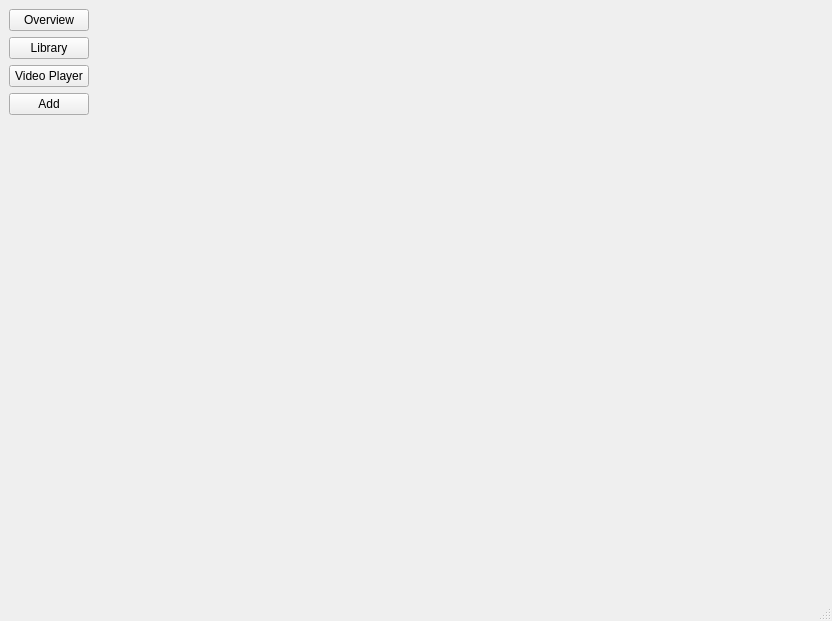
<?xml version="1.0" encoding="UTF-8"?>
<ui version="4.0">
 <class>MainWindow</class>
 <widget class="QMainWindow" name="MainWindow">
  <property name="geometry">
   <rect>
    <x>0</x>
    <y>0</y>
    <width>832</width>
    <height>621</height>
   </rect>
  </property>
  <property name="windowTitle">
   <string>MainWindow</string>
  </property>
  <property name="autoFillBackground">
   <bool>false</bool>
  </property>
  <widget class="QWidget" name="centralwidget">
   <property name="maximumSize">
    <size>
     <width>16777215</width>
     <height>16777215</height>
    </size>
   </property>
   <layout class="QHBoxLayout" name="horizontalLayout_2">
    <item>
     <layout class="QHBoxLayout" name="horizontalLayout">
      <property name="sizeConstraint">
       <enum>QLayout::SetDefaultConstraint</enum>
      </property>
      <item>
       <layout class="QVBoxLayout" name="SideBar">
        <item>
         <widget class="QPushButton" name="OverviewButton">
          <property name="text">
           <string>Overview</string>
          </property>
         </widget>
        </item>
        <item>
         <widget class="QPushButton" name="LibraryButton">
          <property name="text">
           <string>Library</string>
          </property>
         </widget>
        </item>
        <item>
         <widget class="QPushButton" name="VideoPlayerButton">
          <property name="text">
           <string>Video Player</string>
          </property>
         </widget>
        </item>
        <item>
         <widget class="QPushButton" name="AddButton">
          <property name="text">
           <string>Add</string>
          </property>
         </widget>
        </item>
        <item>
         <spacer name="verticalSpacer">
          <property name="orientation">
           <enum>Qt::Vertical</enum>
          </property>
          <property name="sizeHint" stdset="0">
           <size>
            <width>20</width>
            <height>40</height>
           </size>
          </property>
         </spacer>
        </item>
       </layout>
      </item>
      <item>
       <widget class="QStackedWidget" name="stackedWidget">
        <property name="sizePolicy">
         <sizepolicy hsizetype="Preferred" vsizetype="Preferred">
          <horstretch>0</horstretch>
          <verstretch>0</verstretch>
         </sizepolicy>
        </property>
        <property name="currentIndex">
         <number>1</number>
        </property>
        <widget class="QWidget" name="Overview"/>
        <widget class="QWidget" name="Library"/>
       </widget>
      </item>
     </layout>
    </item>
   </layout>
  </widget>
  <widget class="QMenuBar" name="menubar">
   <property name="geometry">
    <rect>
     <x>0</x>
     <y>0</y>
     <width>832</width>
     <height>21</height>
    </rect>
   </property>
  </widget>
  <widget class="QStatusBar" name="statusbar"/>
 </widget>
 <resources/>
 <connections/>
</ui>
